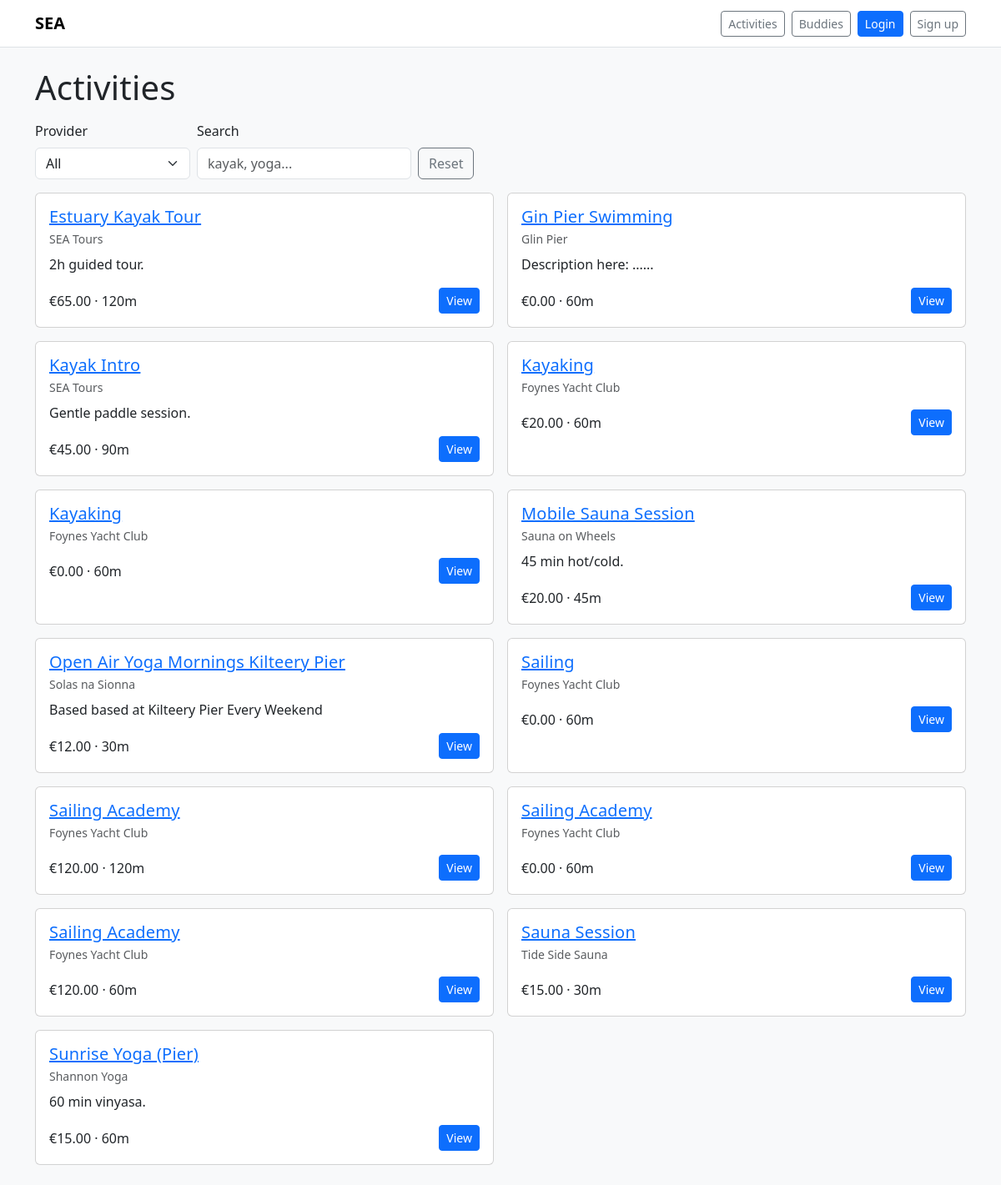
The page /activities/ on the database its author committed.
### activities/models.py (models this page shows, shortened)
class Activity(models.Model):
    provider = models.ForeignKey(Provider, on_delete=models.CASCADE, related_name="activities")
    title = models.CharField(max_length=160)
    description = models.TextField(blank=True, default="")
    price = models.DecimalField(max_digits=8, decimal_places=2, default=0)
    duration_minutes = models.PositiveIntegerField(default=60)
    capacity = models.PositiveIntegerField(default=8)
    created_at = models.DateTimeField(auto_now_add=True)
    spot = models.ForeignKey(
        "core.Spot",
        null=True, blank=True,
        on_delete=models.SET_NULL,
        related_name="activities",
        help_text="Where this activity happens."
    )
    class Meta:
        ordering = ["title"]

class Provider(models.Model):
    name = models.CharField(max_length=120)
    contact_email = models.EmailField(blank=True, default="")

### activities/views.py (the view)
# urls.py: path("", views.activity_list, name="list"),
def activity_list(request):
    qs = Activity.objects.select_related("provider").order_by("title")
    providers = Provider.objects.order_by("name")
    provider_id = request.GET.get("provider") or ""
    q = request.GET.get("q") or ""
    if provider_id.isdigit():
        qs = qs.filter(provider_id=provider_id)
    if q:
        qs = qs.filter(Q(title__icontains=q) | Q(description__icontains=q))
    ctx = {
        "activities": qs,
        "providers": providers,
        "selected_provider": provider_id,
        "q": q,
    }
    if getattr(request, "htmx", False):
        return render(request, "activities/partials/_list.html", ctx)
    return render(request, "activities/list.html", ctx)

### templates/activities/list.html (shortened to what this page needs)
{% extends "base.html" %}
{% block content %}
<h1 class="mb-3">Activities</h1>
<form class="row gy-2 gx-2 align-items-end mb-3"
      hx-get="{% url 'activities:list' %}"
      hx-target="#activity-list"
      hx-push-url="true">
  <div class="col-auto">
    <label class="form-label">Provider</label>
    <select name="provider" class="form-select" onchange="this.form.requestSubmit()">
    <option value="">All</option>
    </select>
  </div>
  <div class="col-auto">
    <label class="form-label">Search</label>
    <input type="text" class="form-control" name="q" value="{{ q }}"
           placeholder="kayak, yoga..." oninput="this.form.requestSubmit()">
  </div>
  <div class="col-auto">
    <a class="btn btn-outline-secondary mt-4" href="{% url 'activities:list' %}">Reset</a>
  </div>
</form>
<div id="activity-list">
  {% include "activities/partials/_list.html" %}
</div>
{% endblock %}

### templates/activities/partials/_list.html
{% if activities %}
  <div class="row row-cols-1 row-cols-md-2 g-3">
    {% for a in activities %}
      <div class="col">
        <div class="card h-100">
          <div class="card-body">
            <h5 class="card-title mb-1">
              <a href="{% url 'activities:detail' a.id %}">{{ a.title }}</a>
            </h5>
            <div class="text-muted small mb-2">{{ a.provider.name }}</div>
            <p class="card-text">{{ a.description|truncatechars:140 }}</p>
            <div class="d-flex justify-content-between align-items-center">
              <span>€{{ a.price }} · {{ a.duration_minutes }}m</span>
              <a class="btn btn-sm btn-primary" href="{% url 'activities:detail' a.id %}">View</a>
            </div>
          </div>
        </div>
      </div>
    {% endfor %}
  </div>
{% else %}
  <div class="alert alert-secondary mb-0">No activities found.</div>
{% endif %}

### static/css/site.css (style rules this page uses)
h1, h2, h3, h4, h5 { letter-spacing: 0.2px; }

### rows shown on the page
Activity: title "Estuary Kayak Tour", provider.name "SEA Tours", description "2h guided tour.", price "65.00", duration_minutes "120"
Activity: title "Gin Pier Swimming", provider.name "Glin Pier", description "Description here: ......", price "0.00", duration_minutes "60"
Activity: title "Kayak Intro", provider.name "SEA Tours", description "Gentle paddle session.", price "45.00", duration_minutes "90"
Activity: title "Kayaking", provider.name "Foynes Yacht Club", price "20.00", duration_minutes "60"
Activity: title "Kayaking", provider.name "Foynes Yacht Club", price "0.00", duration_minutes "60"
Activity: title "Mobile Sauna Session", provider.name "Sauna on Wheels", description "45 min hot/cold.", price "20.00", duration_minutes "45"
Activity: title "Open Air Yoga Mornings Kilteery Pier", provider.name "Solas na Sionna", description "Based based at Kilteery Pier Every Weekend", price "12.00", duration_minutes "30"
Activity: title "Sailing", provider.name "Foynes Yacht Club", price "0.00", duration_minutes "60"
Activity: title "Sailing Academy", provider.name "Foynes Yacht Club", price "120.00", duration_minutes "120"
Activity: title "Sailing Academy", provider.name "Foynes Yacht Club", price "0.00", duration_minutes "60"
Activity: title "Sailing Academy", provider.name "Foynes Yacht Club", price "120.00", duration_minutes "60"
Activity: title "Sauna Session", provider.name "Tide Side Sauna", price "15.00", duration_minutes "30"
Activity: title "Sunrise Yoga (Pier)", provider.name "Shannon Yoga", description "60 min vinyasa.", price "15.00", duration_minutes "60"
